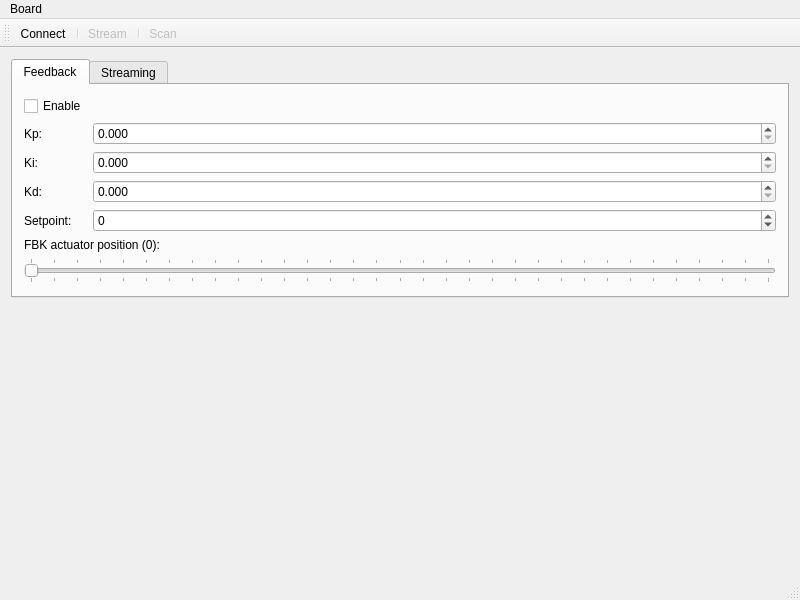
<?xml version="1.0" encoding="UTF-8"?>
<ui version="4.0">
 <class>MainWindow</class>
 <widget class="QMainWindow" name="MainWindow">
  <property name="geometry">
   <rect>
    <x>0</x>
    <y>0</y>
    <width>800</width>
    <height>600</height>
   </rect>
  </property>
  <property name="minimumSize">
   <size>
    <width>800</width>
    <height>600</height>
   </size>
  </property>
  <property name="windowTitle">
   <string>SmartMDC v0.3</string>
  </property>
  <widget class="QWidget" name="centralWidget">
   <layout class="QVBoxLayout" name="verticalLayout">
    <item>
     <widget class="QTabWidget" name="tabWidget">
      <property name="sizePolicy">
       <sizepolicy hsizetype="Expanding" vsizetype="Fixed">
        <horstretch>0</horstretch>
        <verstretch>0</verstretch>
       </sizepolicy>
      </property>
      <property name="currentIndex">
       <number>0</number>
      </property>
      <widget class="QWidget" name="tabFeedback">
       <attribute name="title">
        <string>Feedback</string>
       </attribute>
       <layout class="QFormLayout" name="formLayout">
        <item row="1" column="0">
         <widget class="QLabel" name="labelKp">
          <property name="text">
           <string>Kp:</string>
          </property>
         </widget>
        </item>
        <item row="1" column="1">
         <widget class="QDoubleSpinBox" name="doubleSpinFBKKp">
          <property name="decimals">
           <number>3</number>
          </property>
          <property name="maximum">
           <double>100.000000000000000</double>
          </property>
          <property name="singleStep">
           <double>0.100000000000000</double>
          </property>
         </widget>
        </item>
        <item row="2" column="0">
         <widget class="QLabel" name="labelKi">
          <property name="text">
           <string>Ki:</string>
          </property>
         </widget>
        </item>
        <item row="2" column="1">
         <widget class="QDoubleSpinBox" name="doubleSpinFBKKi">
          <property name="decimals">
           <number>3</number>
          </property>
          <property name="maximum">
           <double>100.000000000000000</double>
          </property>
          <property name="singleStep">
           <double>0.010000000000000</double>
          </property>
         </widget>
        </item>
        <item row="3" column="0">
         <widget class="QLabel" name="labelKd">
          <property name="text">
           <string>Kd:</string>
          </property>
         </widget>
        </item>
        <item row="3" column="1">
         <widget class="QDoubleSpinBox" name="doubleSpinFBKKd">
          <property name="decimals">
           <number>3</number>
          </property>
          <property name="maximum">
           <double>100.000000000000000</double>
          </property>
          <property name="singleStep">
           <double>0.100000000000000</double>
          </property>
         </widget>
        </item>
        <item row="7" column="0" colspan="2">
         <widget class="QSlider" name="sliderFBKActPos">
          <property name="maximum">
           <number>4096</number>
          </property>
          <property name="pageStep">
           <number>128</number>
          </property>
          <property name="orientation">
           <enum>Qt::Horizontal</enum>
          </property>
          <property name="tickPosition">
           <enum>QSlider::TicksBothSides</enum>
          </property>
          <property name="tickInterval">
           <number>128</number>
          </property>
         </widget>
        </item>
        <item row="4" column="0">
         <widget class="QLabel" name="labelSetpoint">
          <property name="text">
           <string>Setpoint:</string>
          </property>
         </widget>
        </item>
        <item row="4" column="1">
         <widget class="QSpinBox" name="spinFBKSetpoint">
          <property name="minimum">
           <number>-32768</number>
          </property>
          <property name="maximum">
           <number>32767</number>
          </property>
         </widget>
        </item>
        <item row="6" column="0" colspan="2">
         <widget class="QLabel" name="labelActPos">
          <property name="text">
           <string>FBK actuator position (0):</string>
          </property>
         </widget>
        </item>
        <item row="0" column="0">
         <widget class="QCheckBox" name="checkFBKEnable">
          <property name="text">
           <string>Enable</string>
          </property>
         </widget>
        </item>
       </layout>
      </widget>
      <widget class="QWidget" name="tabStreaming">
       <attribute name="title">
        <string>Streaming</string>
       </attribute>
       <layout class="QVBoxLayout" name="verticalLayout_3">
        <item>
         <widget class="QRadioButton" name="radioFE">
          <property name="text">
           <string>FE - focus error (default)</string>
          </property>
          <property name="checked">
           <bool>true</bool>
          </property>
         </widget>
        </item>
        <item>
         <widget class="QRadioButton" name="radioCE">
          <property name="text">
           <string>CE - center error</string>
          </property>
         </widget>
        </item>
        <item>
         <widget class="QRadioButton" name="radioSum">
          <property name="text">
           <string>Sum - 4D sum</string>
          </property>
         </widget>
        </item>
        <item>
         <widget class="QRadioButton" name="radioChnA">
          <property name="text">
           <string>Channel A</string>
          </property>
         </widget>
        </item>
        <item>
         <widget class="QRadioButton" name="radioChnB">
          <property name="text">
           <string>Channel B</string>
          </property>
         </widget>
        </item>
        <item>
         <widget class="QRadioButton" name="radioChnC">
          <property name="text">
           <string>Channel C</string>
          </property>
         </widget>
        </item>
        <item>
         <widget class="QRadioButton" name="radioChnD">
          <property name="text">
           <string>Channel D</string>
          </property>
         </widget>
        </item>
       </layout>
      </widget>
     </widget>
    </item>
    <item>
     <widget class="QCustomPlot" name="plotSlow" native="true"/>
    </item>
    <item>
     <widget class="QCustomPlot" name="plotFast" native="true"/>
    </item>
   </layout>
  </widget>
  <widget class="QMenuBar" name="menuBar">
   <property name="geometry">
    <rect>
     <x>0</x>
     <y>0</y>
     <width>800</width>
     <height>21</height>
    </rect>
   </property>
   <widget class="QMenu" name="menuBoard">
    <property name="title">
     <string>Board</string>
    </property>
    <addaction name="actionReboot"/>
   </widget>
   <addaction name="menuBoard"/>
  </widget>
  <widget class="QToolBar" name="mainToolBar">
   <attribute name="toolBarArea">
    <enum>TopToolBarArea</enum>
   </attribute>
   <attribute name="toolBarBreak">
    <bool>false</bool>
   </attribute>
   <addaction name="actionConnect"/>
   <addaction name="separator"/>
   <addaction name="actionStream"/>
   <addaction name="separator"/>
   <addaction name="actionScan"/>
  </widget>
  <widget class="QStatusBar" name="statusBar"/>
  <action name="actionConnect">
   <property name="text">
    <string>Connect</string>
   </property>
  </action>
  <action name="actionStream">
   <property name="checkable">
    <bool>false</bool>
   </property>
   <property name="checked">
    <bool>false</bool>
   </property>
   <property name="enabled">
    <bool>false</bool>
   </property>
   <property name="text">
    <string>Stream</string>
   </property>
  </action>
  <action name="actionReboot">
   <property name="text">
    <string>Reboot</string>
   </property>
  </action>
  <action name="actionScan">
   <property name="enabled">
    <bool>false</bool>
   </property>
   <property name="text">
    <string>Scan</string>
   </property>
  </action>
 </widget>
 <layoutdefault spacing="6" margin="11"/>
 <customwidgets>
  <customwidget>
   <class>QCustomPlot</class>
   <extends>QWidget</extends>
   <header>3rdparty/qcustomplot.h</header>
   <container>1</container>
  </customwidget>
 </customwidgets>
 <tabstops>
  <tabstop>tabWidget</tabstop>
  <tabstop>radioFE</tabstop>
  <tabstop>radioSum</tabstop>
  <tabstop>radioChnA</tabstop>
  <tabstop>radioChnB</tabstop>
  <tabstop>radioChnC</tabstop>
  <tabstop>radioChnD</tabstop>
 </tabstops>
 <resources/>
 <connections/>
</ui>
